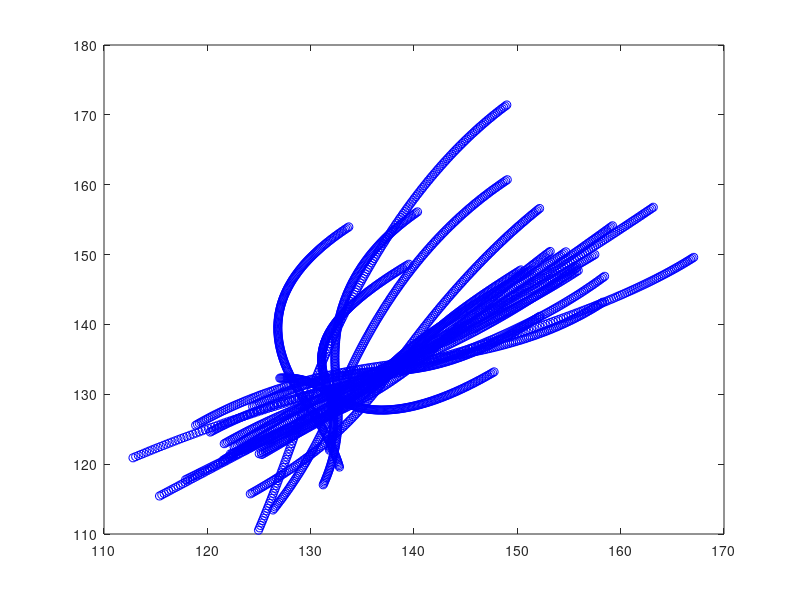

Source code (MATLAB):
clearvars
clc
Particulas = 20
Integracion = 2
Paso = 0.01

Generador = @(sigma,promedio,n) randn(1,n,2) * sigma + promedio

Rsigma = 8
Rpromedio = 150
R(2,:,:) = Generador(Rsigma,Rpromedio,Particulas)


Vsigma = 1
Vpromedio = 15
V = Generador(Vsigma,Vpromedio,Particulas)


function [A] = aceleracion(R,n);
  Rij = repmat(R,n,1) - repmat(permute(R,[2,1,3]),1,n);

  tij = vecnorm(Rij,2,3);

  Reord = sort(tij);
  desv = std(Reord(2:end,:),1,1);
  mean = mean(Reord(2:end,:),1);

  Recorte = abs(tij - repmat(mean,n,1));
  Recorte(Recorte <= 2*desv) = 1;
  Recorte(Recorte >= 2*desv) = 0;
  Recorte(eye(n)==1) = 0;

  Rij2=(tij.*Recorte).^-1;
  Rij2(Rij2 == Inf) = 0;

  A=sum(Rij2.*Rij,1);
endfunction

Aceleracion = aceleracion(R(2,:,:),Particulas);

R(1,:,:) = R(2,:,:) + V * Paso + 0.5 * Aceleracion * Paso^2;

for i=1:ceil(Integracion/Paso)
  R(3,:,:) = 2 * R(2,:,:) - R(1,:,:) - Aceleracion * Paso ^ 2;

Aceleracion = aceleracion(R(3,:,:),Particulas);
R=shift(R,-1,1);
plot(R(2,:,1),R(2,:,2),'ob')
hold on
end
